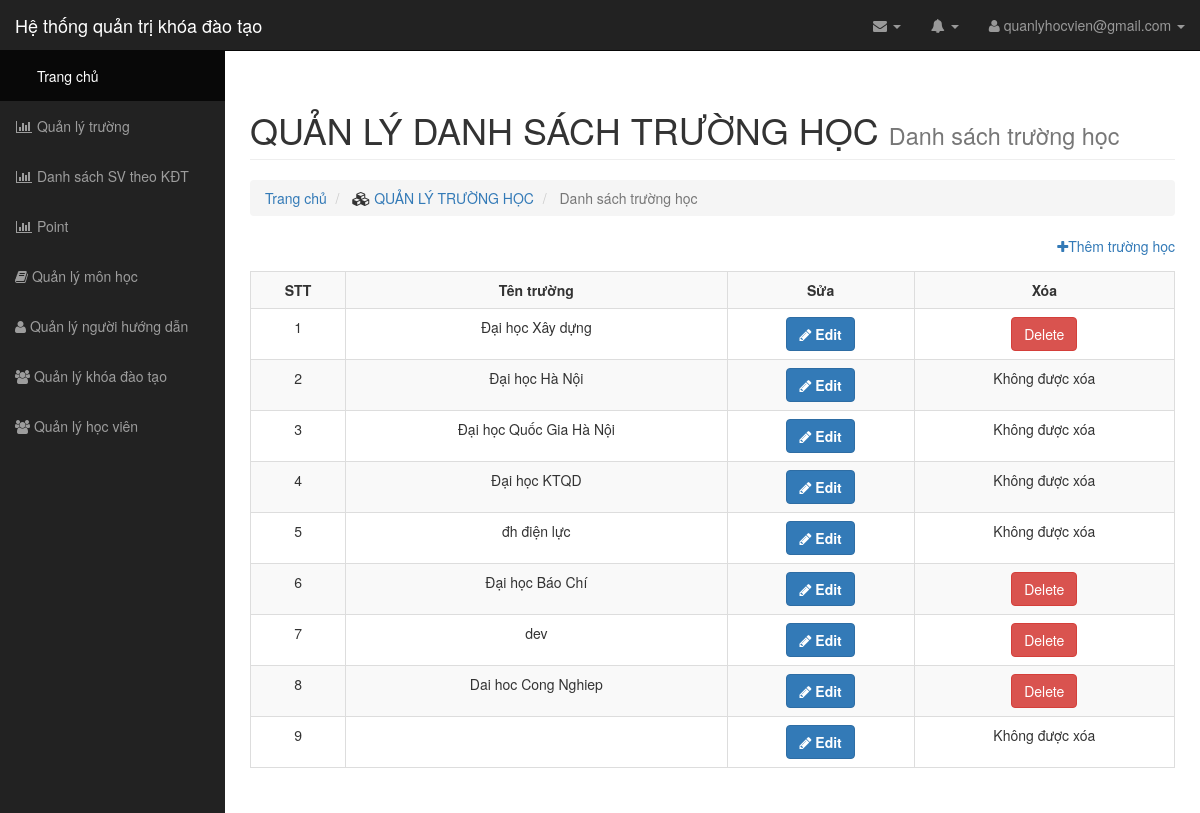
Page /teamplate/list/list_school.php on the committed database.
### tables this page shows
CREATE TABLE `school` (
  `school_id` int(11) NOT NULL,
  `school_name` varchar(255) NOT NULL
);

### teamplate/list/list_school.php (the view, shortened to what this page needs)
<?php
include "../connect.php";
$query="SELECT * FROM school";
$result=mysqli_query($conn,$query) or die("Loi truy van:" .mysqli_error($conn));
?>
<link rel="stylesheet" type="text/css" href="../../css/style.css">
<body>
	<div id="wrapper">
		<?php
		require_once '../../layout/menu.php';
		?>
		<div id="page-wrapper">
			<div class="container-fluid">
				<div class="row">
					<div class="col-lg-12">
						<h1 class="page-header">
							QUẢN LÝ DANH SÁCH TRƯỜNG HỌC
							<small>Danh sách trường học</small>
						</h1>
						<ol class="breadcrumb">
							<li>
								<a href="#">Trang chủ</a>
							</li>
							<li>
								<i class="fa fa-cubes"></i><a href="../list/list_hocvien.php"> QUẢN LÝ TRƯỜNG HỌC</a>
							</li>
							<li class="active">
								Danh sách trường học
							</li>
						</ol>
					</div>
				</div>
				<div class="them" style="color: ">
					<a href="../insert/insert_school.php"><i class="fa fa-plus"></i>Thêm trường học</a>
				</div>
				<div class="panel-body">
					<div class="table-responsive">
						<table class="table table-bordered table-hover table-striped">
							<tr>
								<th>STT</th>
								<th>Tên trường</th>
								<th>Sửa</th>
								<th>Xóa</th>
							</tr>
							<?php
								$i=1;
								while ($rs=mysqli_fetch_array($result)) {
								?>
							<tr>
								<td><?php echo $i; ?></td>
								<td> <?php echo $rs['school_name']; ?></td>
								<td>
									<button type='button' class='btn btn-primary'><i class='fa fa-pencil' aria-hidden='true'></i> <a href="../update/update_school.php?school_id=<?= $rs['school_id'] ?>"> Edit</a></button>
								</td>
								<td>
									<?php
								$id = $rs["school_id"];
								$qr = $conn->query("SELECT *  FROM `student` WHERE student.school_id = $id");
						 		$school_id = mysqli_fetch_array($qr);
								?>
									<?php if(!$school_id):?>
								<a class='btn btn-danger' href='../delete/delete_school.php?school_id=<?= $rs["school_id"] ?>'>Delete</a>
								<?php else:?>
									Không được xóa
								<?php endif;?>
								</td>
							</tr>
							<?php
							$i++;
							 }
							 ?>
						</table>
					</div>
				</div>
			</div>
		</div>

### css/sb-admin.css (style rules this page uses)
body { margin-top: 100px; background-color: #222; }
@media (min-width:768px) { body { margin-top: 50px; } }
#wrapper { padding-left: 0; }
#page-wrapper { width: 100%; padding: 0; background-color: #fff; }
@media (min-width:768px) { #wrapper { padding-left: 225px; } }
@media (min-width:768px) { #page-wrapper { padding: 10px; } }

### css/style.css (style rules this page uses)
.row { padding-top: 10px; }
.table tr th { text-align: center; }
.table tr td { text-align: center; }
.them { text-align: right }
.panel-body { padding: 15px 0; }
button>a { color: #fff; font-weight: 600; }

### rows in the picture
school: school_name "Đại học Xây dựng"
school: school_name "Đại học Hà Nội", shows "Không được xóa"
school: school_name "Đại học Quốc Gia Hà Nội", shows "Không được xóa"
school: school_name "Đại học KTQD", shows "Không được xóa"
school: school_name "đh điện lực", shows "Không được xóa"
school: school_name "Đại học Báo Chí"
school: school_name "dev"
school: school_name "Dai hoc Cong Nghiep"
school: shows "Không được xóa"
